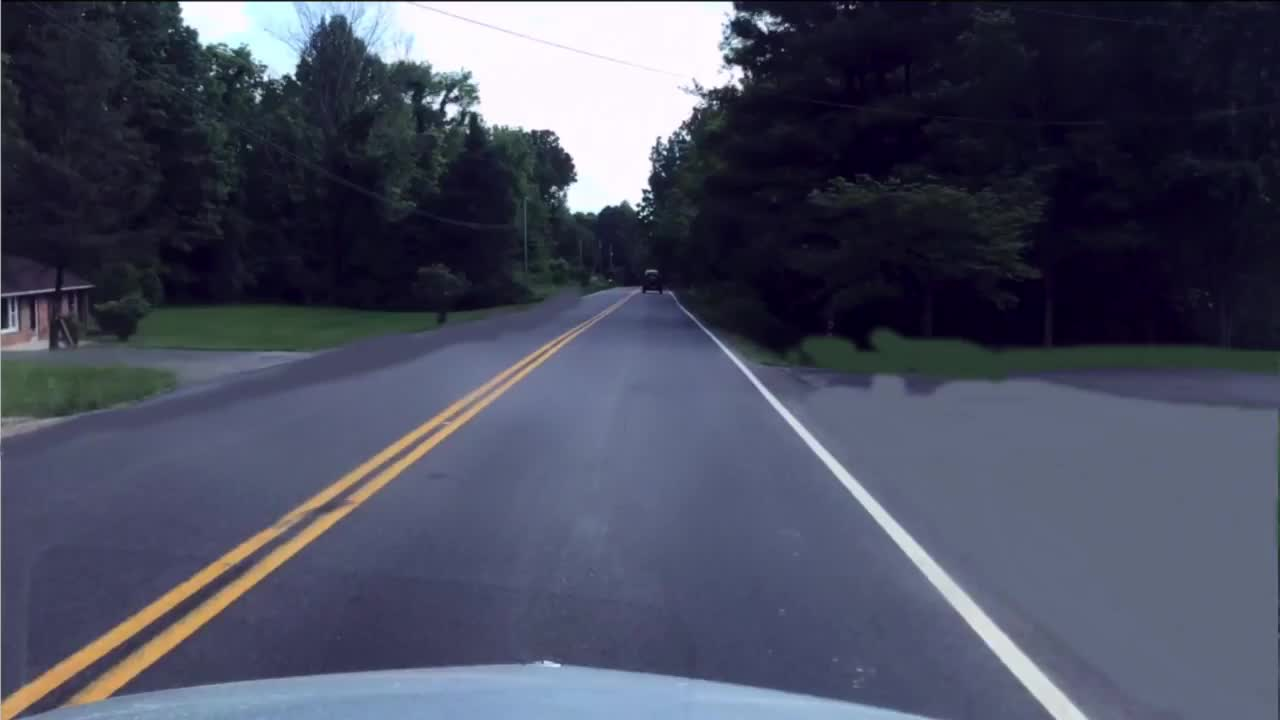
#> input picture roadLane1.png, 1280 x 720 px
$ python RoadLineDetection.py
#> lines starting #> are read from the running program, lines starting #| are printed output that depends on the picture; after the words box and inside, x2 and y2 are one past the last pixel; in counts of white or black regions, pixels touching at a corner belong together
#> further down, image is the input picture: shape (720, 1280, 3); mean B, G, R 94.7, 76.1, 72.6
# Lane Line Detection
'''
Pipeline:
1. Gray scale
2. Blur with Gaussian filter
3. Canny edge detection
4. ROI masking
5. Hough transform to find lines
6. Draw Lines
'''
# Import libraries
import cv2
import numpy as np
import matplotlib.pyplot as plt

# Functions
# 1.
def grayscale(img):
    '''
    Convert BGR image to gray scale (1 channel)
    '''
    return cv2.cvtColor(img, cv2.COLOR_BGR2GRAY)
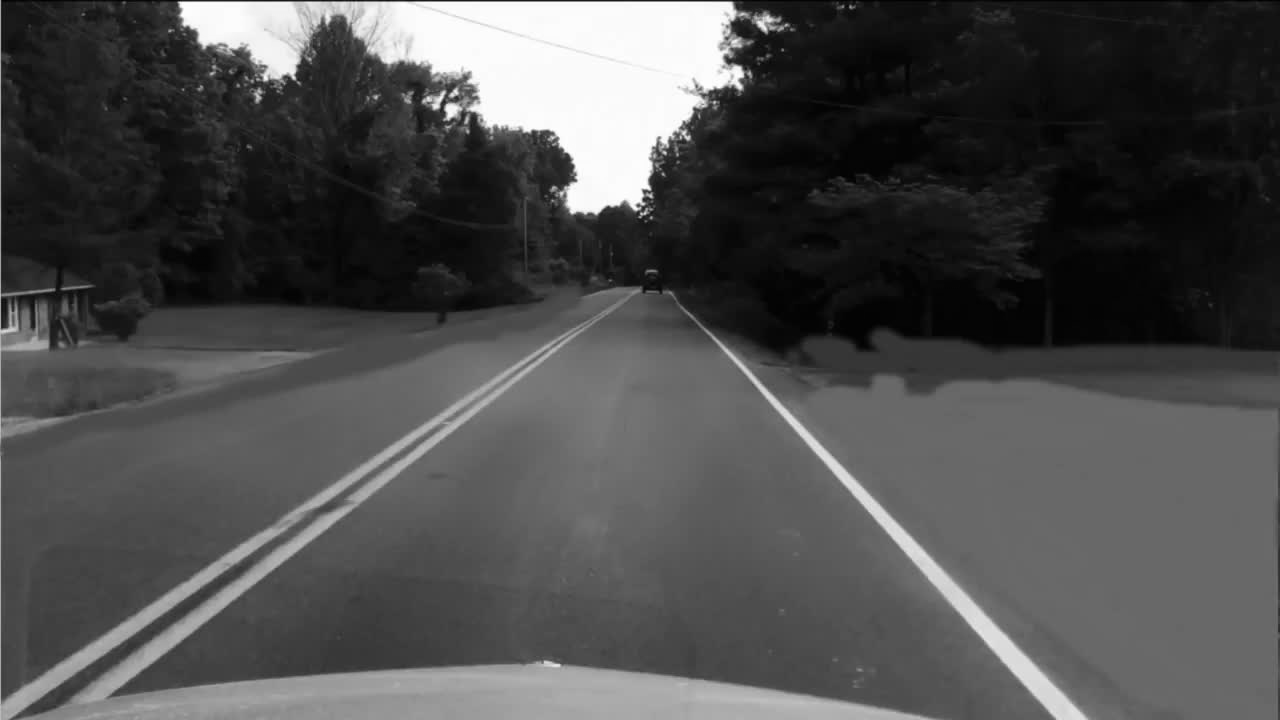
#> returned value: shape (720, 1280); min 1, max 255, mean 77.2

# 2.
def guassian_blur(img, kernel_size):
    '''
    Blur image with Gaussian filter
    '''
#> called with kernel_size = 3
    return cv2.GaussianBlur(img, (kernel_size, kernel_size), 0)

# 3.
def canny(img, low_threshold, high_threshold):
    '''
    Canny edge detection
    '''
#> called with low_threshold = 50, high_threshold = 150
    return cv2.Canny(img, low_threshold, high_threshold)
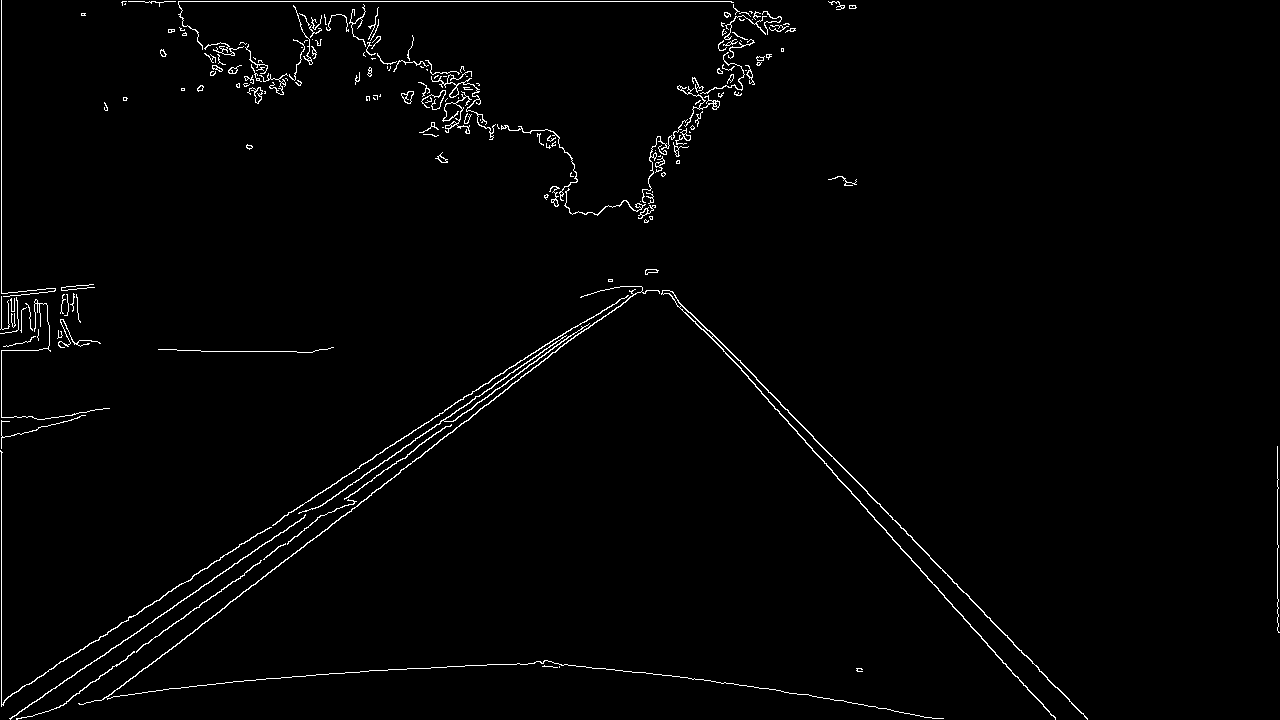
#> returned value: shape (720, 1280); 1.6% white in thin lines or dots

# 4.
def region_of_interest(img, vertices):
    '''
    ROI masking with a polygon shape formed from vertices
    '''
    # Create a mask with the same size as the image
    mask = np.zeros_like(img)

    # defining a 3 channel or 1 channel color to fill the mask with depending on the input image
    # 3 channels
    if len(img.shape) > 2:
        channel_count = img.shape[2] # 3 channels
        ignore_mask_color = (255, ) * channel_count # (255, 255, 255)
    # 1 channel
    else:
        ignore_mask_color = 255

    # Fill pixels inside the polygon defined by "vertices" with the fill color
    cv2.fillPoly(mask, vertices, ignore_mask_color)

    # Get the masked image -> returning masked pixels which are nonzero
    masked_image = cv2.bitwise_and(img, mask)
    return masked_image

# 5.
def hough_lines(img, rho, theta, threshold, min_line_len, max_line_gap):
    '''
    Hough transform
    img should be the output of a canny transform
    '''
    # HT
    lines = cv2.HoughLinesP(img, rho, theta, threshold, minLineLength=min_line_len, maxLineGap=max_line_gap)
    draw_lines(img, lines)
    print("Drawed")
    # line_img = np.zeros((img.shape[0], img.shape[1], 3), dtype="uint8") # canvas

# 6.
def draw_lines(img, lines, color=[255, 0, 0], thickness=10):
    '''
    Draw lines on the image
    '''
    for line in lines:
        for x1, y1, x2, y2 in line:
            cv2.line(img, (x1, y1), (x2, y2), color, thickness)

def get_vertices(img):
    '''
    Get vertices for ROI masking
    '''
    rows, cols = img.shape[:2]
#> rows = 720; cols = 1280
    bottom_left  = [cols*0.15, rows]
#> bottom_left = [192, 720]
    top_left     = [cols*0.45, rows*0.6]
#> top_left = [576, 432]
    bottom_right = [cols*0.95, rows]
#> bottom_right = [1216, 720]
    top_right    = [cols*0.55, rows*0.6]
#> top_right = [704, 432]

    ver = np.array([[bottom_left, top_left, top_right, bottom_right]], dtype=np.int32)
    return ver

# Main pipeline
def lane_finding_pipeline(img):
    '''
    Main pipeline
    '''
    # 1. Gray scale
    gray = grayscale(img)

    # 2. Blur with Gaussian filter
    kernel_size = 3
    blur_gray = guassian_blur(gray, kernel_size)

    # 3. Canny edge detection
    low_threshold = 50
    high_threshold = 150
    edges = canny(blur_gray, low_threshold, high_threshold)

    # 4. ROI masking
    vertices = get_vertices(edges)
#> vertices = [[192, 720], [576, 432], [704, 432], [1216, 720]]
    masked_img = region_of_interest(edges, vertices)
#> in region_of_interest, `cv2.fillPoly(mask, vertices, ignore_mask_color)`: mask: shape (720, 1280); 18% white; 1 white region, box (x1, y1, x2, y2) and area: (193, 432, 1216, 720) 166048
#> in region_of_interest, `masked_image = cv2.bitwise_and(img, mask)`:
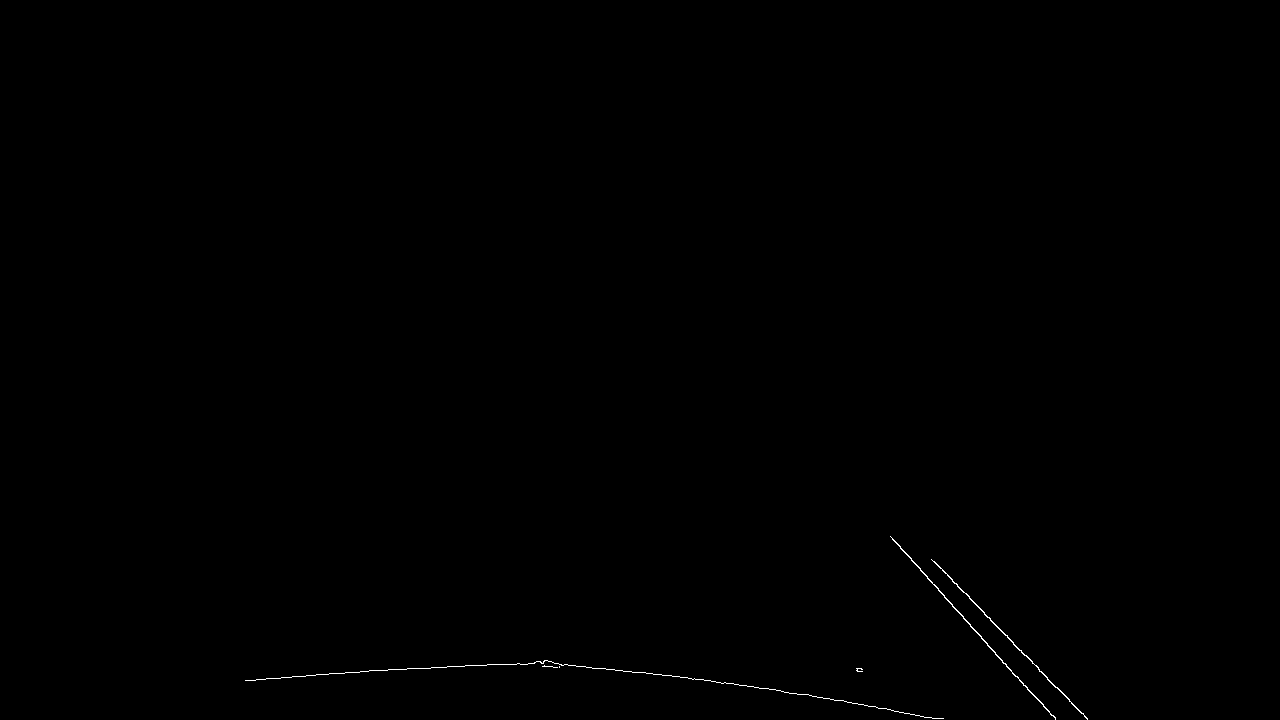
#> masked_image: shape (720, 1280); 0.15% white in thin lines or dots, all inside (x1, y1, x2, y2) = (245, 536, 1088, 720)

    # 5. Hough transform
    rho = 1
    theta = np.pi/180
    threshold = 15
    min_line_len = 40
    max_line_gap = 20
    hough_lines(masked_img, rho, theta, threshold, min_line_len, max_line_gap)
#> in hough_lines, `lines = cv2.HoughLinesP(img, rho, theta, threshold, minLineLength=min_..`: lines = 13 rows, first 6: [890, 536, 1055, 719], [316, 674, 551, 661], [931, 559, 1055, 687], [702, 679, 886, 708], [1007, 635, 1087, 718], [878, 708, 942, 718]
#> the loop in draw_lines, `for line in lines:` made 13 passes
#> line on passes 1 to 12: [[890, 536, 1055, 719]], [[316, 674, 551, 661]], [[931, 559, 1055, 687]], [[702, 679, 886, 708]], [[1007, 635, 1087, 718]], [[878, 708, 942, 718]], [[536, 661, 701, 679]], [[245, 680, 323, 674]], [[927, 578, 1028, 690]], [[515, 664, 559, 667]], [[1006, 635, 1048, 679]], [[1044, 674, 1086, 718]]
#> after the loop in draw_lines, `for line in lines:`:
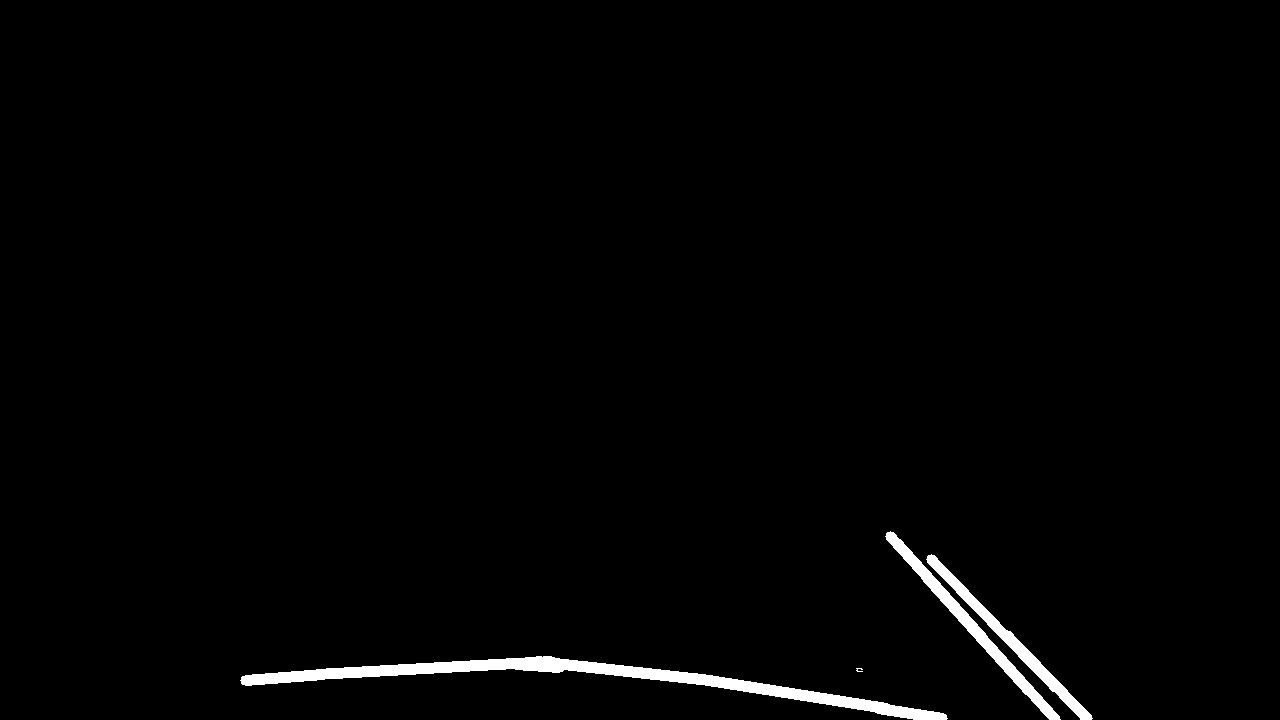
#> img: shape (720, 1280); 1.4% white; 4 white regions (1 under 20 px), largest, box (x1, y1, x2, y2) and area: (240, 656, 948, 720) 7928, (885, 531, 1061, 720) 2747, (926, 554, 1093, 720) 2437

    return masked_img


# Test on images
fig = plt.figure(figsize=(20, 10))
image = cv2.imread('roadLane1.png')
ax = fig.add_subplot(1, 2, 1,xticks=[], yticks=[])
plt.imshow(image)
ax.set_title("Input Image")
ax = fig.add_subplot(1, 2, 2,xticks=[], yticks=[])
result = lane_finding_pipeline(image)
plt.imshow(result, cmap='gray')
ax.set_title("Output Image [Lane Line Detected]")
plt.show()
#> figure, not shown here; B, G, R data is drawn as R, G, B


# def draw_lines(img, lines, color=[255, 0, 0], thickness=10):
#     '''
#     Draw lines on the image
#     '''
#     for line in lines:
#         for x1, y1, x2, y2 in line:
#             cv2.line(img, (x1, y1), (x2, y2), color, thickness)

$ run again, with abba.png copied over roadLane1.png
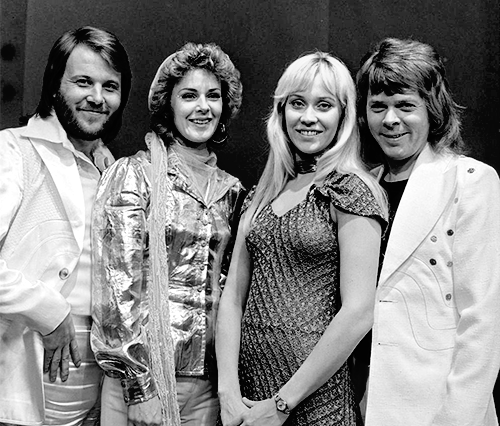
#> input picture abba.png, 500 x 426 px
#> image is the input picture: shape (426, 500, 3); min 0, max 255, mean 130.8
#> in canny, `return cv2.Canny(img, low_threshold, high_threshold)`:
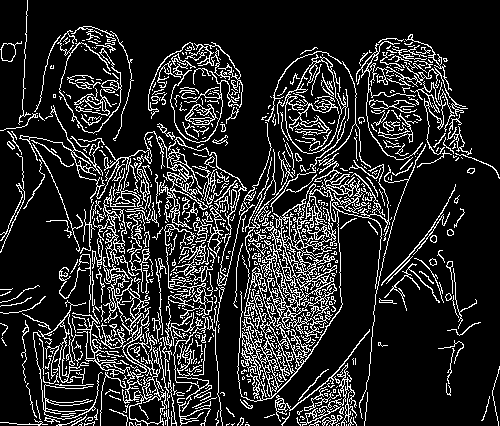
#> returned value: shape (426, 500); 15.8% white in thin lines or dots
#> vertices = [[75, 426], [225, 255], [275, 255], [475, 426]]
#> mask: shape (426, 500); 18.1% white; 1 white region, box (x1, y1, x2, y2) and area: (75, 255, 475, 426) 38575
#> masked_image: shape (426, 500); 4% white in thin lines or dots, all inside (x1, y1, x2, y2) = (78, 255, 383, 426)
#> lines = 220 rows, first 6: [165, 424, 307, 282], [81, 424, 329, 324], [256, 401, 280, 264], [86, 424, 231, 257], [129, 424, 320, 339], [248, 425, 248, 258]
#> the loop in draw_lines, `for line in lines:` made 220 passes
#> after the loop in draw_lines, `for line in lines:`:
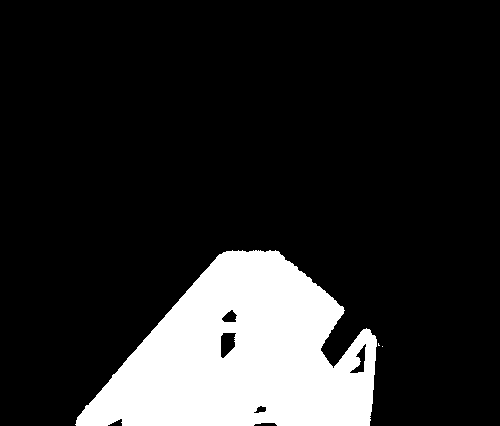
#> img: shape (426, 500); 16% white; 3 white regions (2 under 20 px), largest, box (x1, y1, x2, y2) and area: (75, 250, 377, 426) 34046
